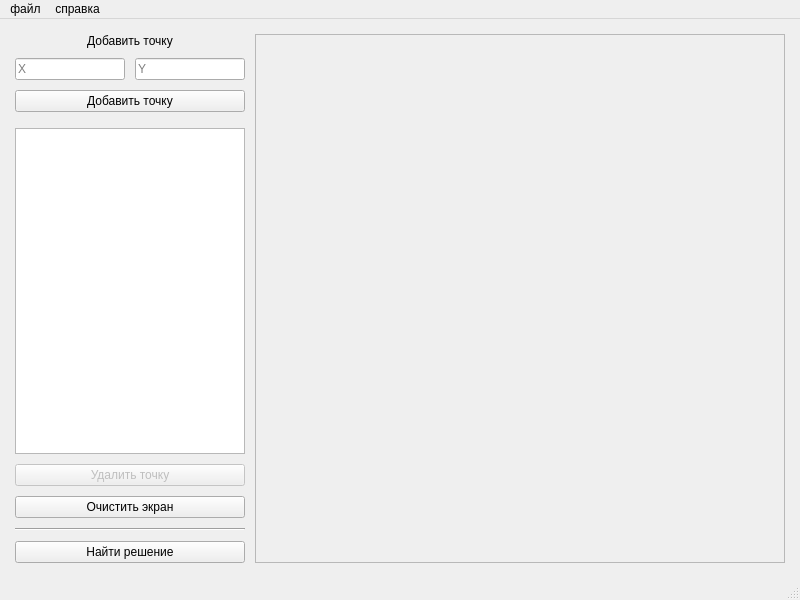
<?xml version="1.0" encoding="UTF-8"?>
<ui version="4.0">
 <class>MainWindow</class>
 <widget class="QMainWindow" name="MainWindow">
  <property name="geometry">
   <rect>
    <x>0</x>
    <y>0</y>
    <width>800</width>
    <height>600</height>
   </rect>
  </property>
  <property name="minimumSize">
   <size>
    <width>800</width>
    <height>600</height>
   </size>
  </property>
  <property name="windowTitle">
   <string>MainWindow</string>
  </property>
  <widget class="QWidget" name="centralwidget">
   <property name="sizePolicy">
    <sizepolicy hsizetype="Preferred" vsizetype="Preferred">
     <horstretch>0</horstretch>
     <verstretch>0</verstretch>
    </sizepolicy>
   </property>
   <layout class="QVBoxLayout" name="verticalLayout_3">
    <item>
     <layout class="QHBoxLayout" name="horizontalLayout">
      <property name="spacing">
       <number>10</number>
      </property>
      <property name="sizeConstraint">
       <enum>QLayout::SetDefaultConstraint</enum>
      </property>
      <property name="leftMargin">
       <number>6</number>
      </property>
      <property name="topMargin">
       <number>6</number>
      </property>
      <property name="rightMargin">
       <number>6</number>
      </property>
      <property name="bottomMargin">
       <number>6</number>
      </property>
      <item>
       <layout class="QVBoxLayout" name="verticalLayout">
        <property name="sizeConstraint">
         <enum>QLayout::SetDefaultConstraint</enum>
        </property>
        <item>
         <layout class="QVBoxLayout" name="verticalLayout_5">
          <property name="bottomMargin">
           <number>6</number>
          </property>
          <item>
           <widget class="QLabel" name="add_point_label">
            <property name="text">
             <string>Добавить точку</string>
            </property>
            <property name="alignment">
             <set>Qt::AlignCenter</set>
            </property>
           </widget>
          </item>
          <item>
           <layout class="QHBoxLayout" name="horizontalLayout_2">
            <item>
             <widget class="QLineEdit" name="x_input">
              <property name="sizePolicy">
               <sizepolicy hsizetype="Ignored" vsizetype="Fixed">
                <horstretch>0</horstretch>
                <verstretch>0</verstretch>
               </sizepolicy>
              </property>
              <property name="placeholderText">
               <string>X</string>
              </property>
             </widget>
            </item>
            <item>
             <widget class="QLineEdit" name="y_input">
              <property name="sizePolicy">
               <sizepolicy hsizetype="Ignored" vsizetype="Fixed">
                <horstretch>0</horstretch>
                <verstretch>0</verstretch>
               </sizepolicy>
              </property>
              <property name="placeholderText">
               <string>Y</string>
              </property>
             </widget>
            </item>
           </layout>
          </item>
          <item>
           <widget class="QPushButton" name="addPointBtn">
            <property name="text">
             <string>Добавить точку</string>
            </property>
           </widget>
          </item>
         </layout>
        </item>
        <item>
         <layout class="QVBoxLayout" name="verticalLayout_4">
          <item>
           <widget class="QTableView" name="PointsListView">
            <property name="sizePolicy">
             <sizepolicy hsizetype="Ignored" vsizetype="Expanding">
              <horstretch>0</horstretch>
              <verstretch>0</verstretch>
             </sizepolicy>
            </property>
            <property name="minimumSize">
             <size>
              <width>230</width>
              <height>0</height>
             </size>
            </property>
            <property name="selectionMode">
             <enum>QAbstractItemView::SingleSelection</enum>
            </property>
            <property name="selectionBehavior">
             <enum>QAbstractItemView::SelectRows</enum>
            </property>
            <attribute name="horizontalHeaderCascadingSectionResizes">
             <bool>false</bool>
            </attribute>
           </widget>
          </item>
          <item>
           <widget class="QPushButton" name="removePointBtn">
            <property name="enabled">
             <bool>false</bool>
            </property>
            <property name="text">
             <string>Удалить точку</string>
            </property>
           </widget>
          </item>
          <item>
           <widget class="QPushButton" name="clearDisplayBtn">
            <property name="text">
             <string>Очистить экран</string>
            </property>
           </widget>
          </item>
         </layout>
        </item>
        <item>
         <widget class="Line" name="line">
          <property name="orientation">
           <enum>Qt::Horizontal</enum>
          </property>
         </widget>
        </item>
        <item>
         <widget class="QPushButton" name="find_solution_button">
          <property name="text">
           <string>Найти решение</string>
          </property>
         </widget>
        </item>
       </layout>
      </item>
      <item>
       <widget class="QFrame" name="frame">
        <property name="sizePolicy">
         <sizepolicy hsizetype="Expanding" vsizetype="Preferred">
          <horstretch>0</horstretch>
          <verstretch>0</verstretch>
         </sizepolicy>
        </property>
        <property name="frameShape">
         <enum>QFrame::StyledPanel</enum>
        </property>
        <property name="frameShadow">
         <enum>QFrame::Raised</enum>
        </property>
        <layout class="QVBoxLayout" name="verticalLayout_2"/>
       </widget>
      </item>
     </layout>
    </item>
   </layout>
  </widget>
  <widget class="QMenuBar" name="menubar">
   <property name="geometry">
    <rect>
     <x>0</x>
     <y>0</y>
     <width>800</width>
     <height>21</height>
    </rect>
   </property>
   <widget class="QMenu" name="menulab_01">
    <property name="title">
     <string>файл</string>
    </property>
    <addaction name="fileImportAction"/>
   </widget>
   <widget class="QMenu" name="menu">
    <property name="title">
     <string>справка</string>
    </property>
    <addaction name="aboutTaskAction"/>
   </widget>
   <addaction name="menulab_01"/>
   <addaction name="menu"/>
  </widget>
  <widget class="QStatusBar" name="statusbar"/>
  <action name="fileImportAction">
   <property name="text">
    <string>импорт точек из файла</string>
   </property>
  </action>
  <action name="aboutTaskAction">
   <property name="text">
    <string>условие задачи</string>
   </property>
  </action>
 </widget>
 <resources/>
 <connections/>
</ui>
